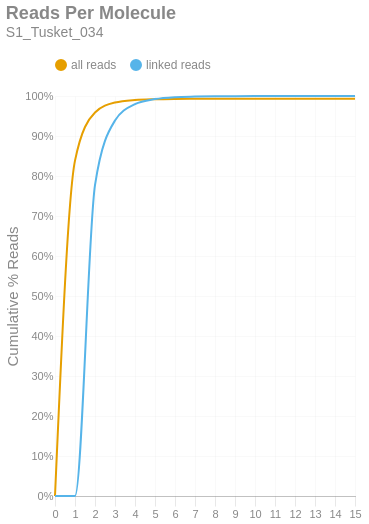

This figure's notebook cell:
### Markdown cell above
### Reads per Molecule
This chart shows the cumulative distribution of the number of reads per linked molecule. That is, how many alignments are associated with a unique molecule. This excludes the number of reads associated with invalid or absent linked-read barcodes. The `linked` histogram is the percentages recalculated when disregarding singletons.

### Code cell
if SKIPLR:
    print_html(f"Skipped")
else:
    counts = np.bincount(valids['reads'].cast(pl.Int64).to_numpy())
    weighted = counts * np.arange(len(counts))
    all_perc = weighted / n_reads
    linked_perc = weighted / n_linked_reads
    linked_perc[1] = 0
    binned_df = pl.DataFrame({
        'readsper': list(range(len(counts))),
        'all reads (cumsum)': np.cumsum(all_perc).tolist(),
        'linked reads (cumsum)': np.cumsum(linked_perc).tolist(),
    })

    with SafeRender(binned_df):
        (
            density_plot(binned_df, 'Reads Per Molecule', samplename, 'readspmol')
            .encode(
                x=alt.X('readsper:O', title=None).axis(labelAngle=0).scale(padding=0),
                y=alt.Y('value:Q', title='Cumulative % Reads').axis(format='%').stack(False),
                color=alt.Color("key:N").scale(domain=["all reads", "linked reads"]),
                tooltip=[
                    alt.Tooltip("key:N", title="Data Type"),
                    alt.Tooltip("readsper:O", title="Reads Per Molecule"),
                    alt.Tooltip("value:Q", format=".2%", title="% Reads (Cum.)")
                ]            
            )
        ).display()

### Figure 1 — Vega-Lite specification as saved in the notebook (floating-point values rounded to 4 significant figures)
{"width": "container", "height": 400, "config": {"title": {"anchor": "start", "dy": -15, "fontSize": 18, "color": "#888888", "subtitleColor": "#888888", "subtitleFontSize": 14}, "arc": {"fill": "#0072B2"}, "axis": {"domainColor": "#888888", "domainWidth": 0.5, "gridWidth": 0.2, "grid": false, "titleFontWeight": 400, "titleFontSize": 15, "labelFontSize": 11, "labelColor": "#888888", "tickColor": "#888888", "tickWidth": 0.2, "titleColor": "#888888"}, "axisBand": {"grid": false}, "axisX": {"grid": true, "tickSize": 10, "domainCap": "round"}, "axisY": {"domain": false, "grid": true, "tickSize": 0, "domainCap": "round"}, "background": "transparent", "header": {"labelFontSize": 15, "labelColor": "#888888", "titleFontSize": 15, "titleFontWeight": 600, "titleColor": "#888888"}, "legend": {"labelFont": "sans-serif", "labelFontSize": 12, "labelColor": "#888888", "symbolSize": 100, "symbolType": "circle", "titleFontSize": 12, "titlePadding": 10, "titleColor": "#888888", "title": null, "orient": "top"}, "range": {"category": ["#E69F00", "#56B4E9", "#009E73", "#F0E442", "#0072B2", "#D55E00", "#CC79A7", "#000000"], "diverging": ["#cfe8f3", "#a2d4ec", "#73bfe2", "#46abdb", "#1696d2", "#12719e"]}, "area": {"fill": "#0072B2", "fillOpacity": 0.7, "line": true, "strokeOpacity": 0.7}, "line": {"color": "#0072B2", "stroke": "#0072B2", "strokeWidth": 2}, "trail": {"color": "#0072B2", "stroke": "#0072B2", "strokeWidth": 0, "size": 1}, "point": {"filled": true, "fillOpacity": 1.0, "size": 95}, "text": {"color": "#888888", "fontSize": 11, "align": "right", "fontWeight": 400, "size": 11}, "bar": {"fill": "#0072B2", "stroke": null}, "view": {"stroke": null, "continuousWidth": 660, "continuousHeight": 400}}, "data": {"name": "data-881bbac703cf3e27832effe47db0fd77"}, "mark": {"type": "line", "interpolate": "monotone", "point": {"opacity": 0, "size": 275}}, "encoding": {"color": {"field": "key", "scale": {"domain": ["all reads", "linked reads"]}, "type": "nominal"}, "tooltip": [{"field": "key", "title": "Data Type", "type": "nominal"}, {"field": "readsper", "title": "Reads Per Molecule", "type": "ordinal"}, {"field": "value", "format": ".2%", "title": "% Reads (Cum.)", "type": "quantitative"}], "x": {"axis": {"labelAngle": 0}, "field": "readsper", "scale": {"padding": 0}, "title": null, "type": "ordinal"}, "y": {"axis": {"format": "%"}, "field": "value", "stack": false, "title": "Cumulative % Reads", "type": "quantitative"}}, "params": [{"name": "param_c36ac31b6afebe62", "select": {"type": "point", "fields": ["key"]}, "bind": "legend"}], "title": {"text": "Reads Per Molecule", "subtitle": "S1_Tusket_034"}, "transform": [{"fold": ["all reads (cumsum)", "linked reads (cumsum)"]}, {"calculate": "replace(datum.key, ' (cumsum)', '')", "as": "key"}, {"filter": {"param": "param_c36ac31b6afebe62"}}], "usermeta": {"embedOptions": {"downloadFileName": "S1_Tusket_034.readspmol"}}, "$schema": "https://vega.github.io/schema/vega-lite/v6.1.0.json", "datasets": {"data-881bbac703cf3e27832effe47db0fd77": [{"readsper": 0, "all reads (cumsum)": 0.0, "linked reads (cumsum)": 0.0}, {"readsper": 1, "all reads (cumsum)": 0.8383, "linked reads (cumsum)": 0.0}, {"readsper": 2, "all reads (cumsum)": 0.9588, "linked reads (cumsum)": 0.7774}, {"readsper": 3, "all reads (cumsum)": 0.9837, "linked reads (cumsum)": 0.9387}, {"readsper": 4, "all reads (cumsum)": 0.9901, "linked reads (cumsum)": 0.9796}, {"readsper": 5, "all reads (cumsum)": 0.9921, "linked reads (cumsum)": 0.9923}, {"readsper": 6, "all reads (cumsum)": 0.9928, "linked reads (cumsum)": 0.9971}, {"readsper": 7, "all reads (cumsum)": 0.993, "linked reads (cumsum)": 0.9986}, {"readsper": 8, "all reads (cumsum)": 0.9932, "linked reads (cumsum)": 0.9994}, {"readsper": 9, "all reads (cumsum)": 0.9932, "linked reads (cumsum)": 0.9996}, {"readsper": 10, "all reads (cumsum)": 0.9932, "linked reads (cumsum)": 0.9998}, {"readsper": 11, "all reads (cumsum)": 0.9932, "linked reads (cumsum)": 0.9999}, {"readsper": 12, "all reads (cumsum)": 0.9932, "linked reads (cumsum)": 1.0}, {"readsper": 13, "all reads (cumsum)": 0.9932, "linked reads (cumsum)": 1.0}, {"readsper": 14, "all reads (cumsum)": 0.9932, "linked reads (cumsum)": 1.0}, {"readsper": 15, "all reads (cumsum)": 0.9933, "linked reads (cumsum)": 1.0}]}}
